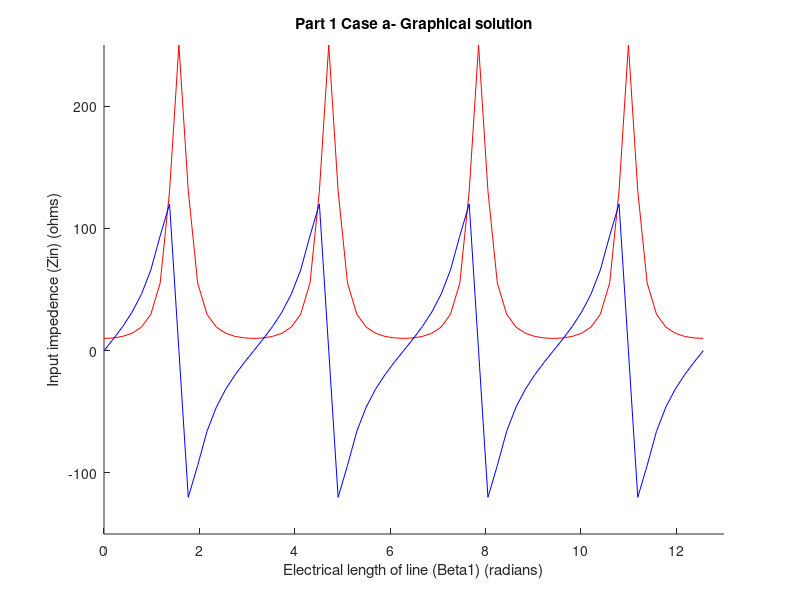

Write MATLAB code to recreate this figure.
%% Part 1, case A
% Graphical observation.  This method was tedious and not efficient. It
% used the programmer's ability to judge the roots and label them one by
% one.  Arrows were placed where the graph reached the x-axis and the
% points were found using a tool from MATLAB. It was not as accurate as it
% could be.
clear; clc;
%Set parameters
Zo = 50;
Z1 = 10;
beta1 = 0:(pi/16):(4*pi);

%values to save
Zin = zeros(1,65);
ZinR = Zin; %real values - set to 0
ZinI = Zin; %imaginary values - set to 0
root = Zin; %root values
%function and graphs
for ii = 1:1:65;
    %1i is a slightly faster version of imaginary j or i
    Zin(ii) = [Zo*((Z1 + 1i*Zo*tan(beta1(ii)))/(Zo+1i*Z1*tan(beta1(ii))))];
    ZinR(ii) = [real(Zin(ii))];
    ZinI(ii) = [imag(Zin(ii))];
    if (ZinI(ii)==0)
        root(ii) = beta1(ii);
        disp(['The roots are at beta1 = ' num2str(root(ii))]);
    end
end

hold on
plot(beta1, ZinR,'r-');
plot(beta1, ZinI, 'b');
hold off

axis([0 13 -150 250]);
xlabel('Electrical length of line (Beta1) (radians)');
ylabel('Input impedence (Zin) (ohms)');
title('Part 1 Case a- Graphical solution');

%with an arrow, students should indicate the zero values which are at:
%x = 1.571, 3.142, 4.712, 6.283, 7.854, 9.425, 11, 12.57
% labels should also show the Y - values at which will be very close to
% zero. Students shoud also list out the Real parts when Imag = 0